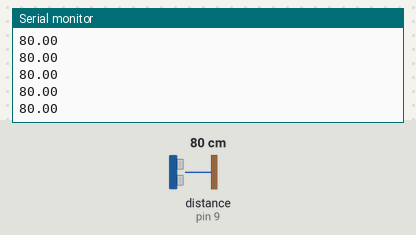
The sketch below on a simulated Arduino Uno, built with avr-gcc and run on an emulated ATmega328P. On the bench: the last lines printed to the serial monitor. Inputs (shaded band) come from the test bench; at power-on: distance to the obstacle (sensor on pin 9) 80 cm.

Above: at 1.2 s.
1.3 s: distance to the obstacle (sensor on pin 9) set to 2 cm
At 1.38 s:
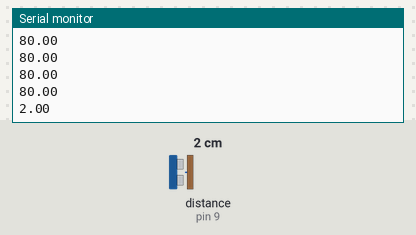
2.8 s: distance to the obstacle (sensor on pin 9) set to 4 cm
At 2.9 s:
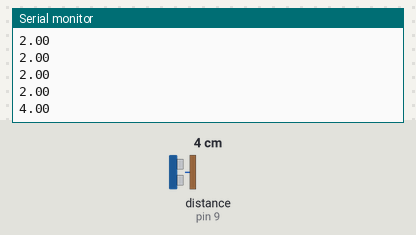
Timing chart, 0 to 5.8 s (numbered marks = the images above; inputs shaded):
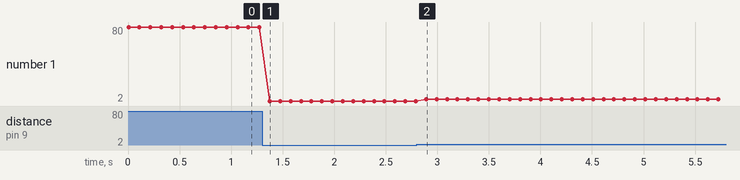

Measured:
- after the input at 1.3 s, the serial monitor: prints a new line after 0.07 s (image 1)
- after the input at 2.8 s, the serial monitor: prints a new line after 0.09 s (image 2)
- plotted number 1: 80 → 2 after the input at 1.3 s, 2 → 4 after the input at 2.8 s

The sketch:

ultrasound_example.ino
```cpp
#include <US.h>

US ultrasound(8,9);
void setup() {
  // put your setup code here, to run once:
  Serial.begin(9600);
}

void loop() {
  // put your main code here, to run repeatedly:
  Serial.println(ultrasound.read());
  delay(100);
}
```
